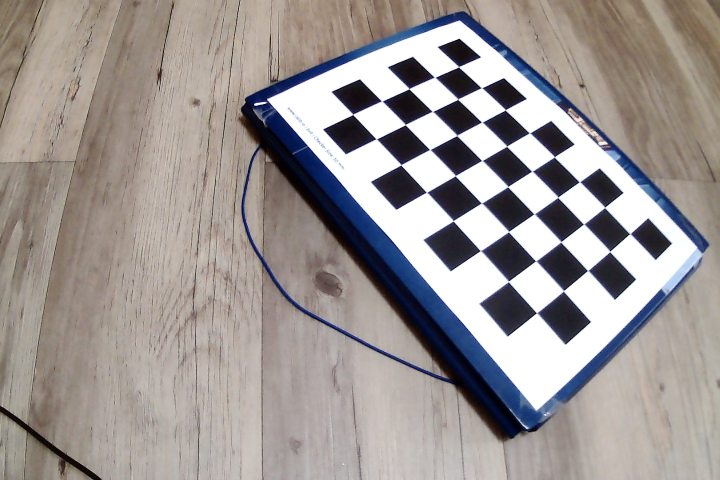
#> input picture lab_4/data/img01.jpg, 1440 x 960 px (shown at 1/2 size); its folder holds only this picture in this run
$ python find_chess.py   (older library calls are emulated)
#> lines starting #> are read from the running program, lines starting #| are printed output that depends on the picture; after the words box and inside, x2 and y2 are one past the last pixel; in counts of white or black regions, pixels touching at a corner belong together; long printed decimals are rounded
import cv2
import os
import numpy as np
import random
from scipy import stats
import matplotlib.pyplot as plt


def find_checkerboard_corners(img):
    found, corners = cv2.findChessboardCorners(img, (8,5))
    print(corners.shape)
    bl_w = cv2.cvtColor(img, cv2.COLOR_BGR2GRAY)

    corners = cv2.cornerSubPix(
        bl_w, corners,
        (11,11),
        (-1,-1),
        criteria = (cv2.TERM_CRITERIA_EPS + cv2.TERM_CRITERIA_MAX_ITER, 30, 0.001)
    )

    return found, corners

# [20 lines left out: function find_checkerboard, not called in this run]

def coordinates(point):
    return [int (i) for i in tuple(point.ravel())]

def draw(img, corners, imgpts):
    # WARNING: openCV uses BGR color space
    corner = coordinates(corners[0].ravel())
    img = cv2.line(img, corner, coordinates(imgpts[0]), (0,0,255), 5)
    img = cv2.line(img, corner, coordinates(imgpts[1]), (0,255,0), 5)
    img = cv2.line(img, corner, coordinates(imgpts[2]), (255,0,0), 5)
    return img

def calibrate_cameras(dirname='data', show=True):
#> called with dirname = 'data', show = True
    points = get_obj_points()

    images = []
    corners = []

    for fname in os.listdir(dirname):
        f = os.path.join(dirname, fname)

        img = cv2.imread(f)
#> img is the input picture: shape (960, 1440, 3); mean B, G, R 149.4, 151.2, 157.6
        images.append(img)

        size = (img.shape[1], img.shape[0])
#> size = (1440, 960)
        found, crnrs = find_checkerboard_corners(img)
#> in find_checkerboard_corners, `found, corners = cv2.findChessboardCorners(img, (8,5))`: found = True; corners = 40 rows, first 8: [917.4, 134.4], [962.2, 176.3], [1010.6, 220.8], [1058.3, 266.4], [1108.4, 315.2], [1157.9, 364.3], [1209.5, 416.4], [1261.7, 467.5]
#| (40, 1, 2)
#> in find_checkerboard_corners, `bl_w = cv2.cvtColor(img, cv2.COLOR_BGR2GRAY)`:
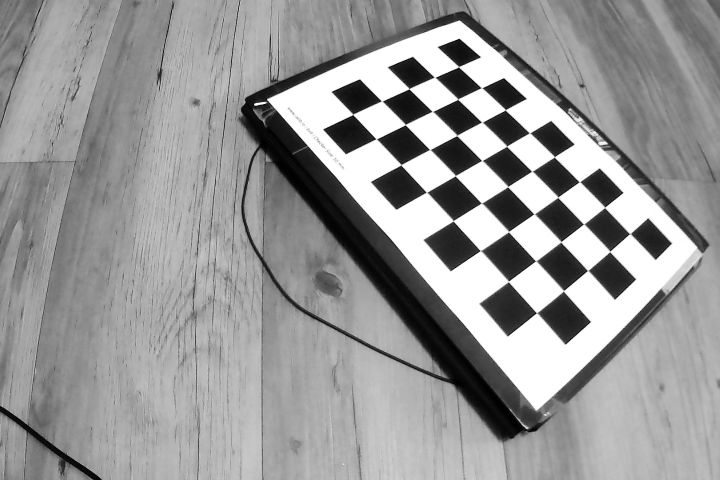
#> bl_w: shape (960, 1440) (shown at 1/2 size); min 0, max 255, mean 152.9
#> in find_checkerboard_corners, `corners = cv2.cornerSubPix( bl_w, corners, (11,11), (-1,-1), criteria ..`: corners = 40 rows, first 8: [917.6, 134.1], [963.6, 176.2], [1010.9, 220.3], [1059.5, 266.4], [1109, 314.2], [1159, 364], [1209.7, 415.3], [1260, 467.8]
#> found = True; crnrs has the same summary as corners in find_checkerboard_corners
        corners.append(crnrs)


    _, camera_matrix, dist_coeffs, rvecs, tvecs = cv2.calibrateCamera([points] * len(corners), corners, size, None, None)
#> camera_matrix = [[1089.1, 0, 656.7], [0, 1058.4, 515.2], [0, 0, 1]]; dist_coeffs = [[-0.193, -0.026, -0.0184, 0.000563, 0.0566]]; rvecs = ([-0.518, 0.13, 0.948],); tvecs = ([115.7, -172.1, 471],)
    print(camera_matrix)
#| [[1.08910473e+03 0.00000000e+00 6.56675699e+02]
#|  [0.00000000e+00 1.05842547e+03 5.15181701e+02]
#|  [0.00000000e+00 0.00000000e+00 1.00000000e+00]]
    print(type(camera_matrix))
#| <class 'numpy.ndarray'>
    print(dist_coeffs)
#| [[-0.1933  -0.02599 -0.01838  0.0005626  0.05656]]
    print(type(dist_coeffs))
#| <class 'numpy.ndarray'>
    print(images[0].shape)
#| (960, 1440, 3)

    alpha = 0 # TODO: try 0 and 1
    rect_camera_matrix = cv2.getOptimalNewCameraMatrix(camera_matrix, dist_coeffs, size, alpha)[0]
#> rect_camera_matrix = [[976, 0, 642.2], [0, 1013.7, 504.4], [0, 0, 1]]

    map1, map2 = cv2.initUndistortRectifyMap(camera_matrix, dist_coeffs, np.eye(3), rect_camera_matrix, size, cv2.CV_32FC1)
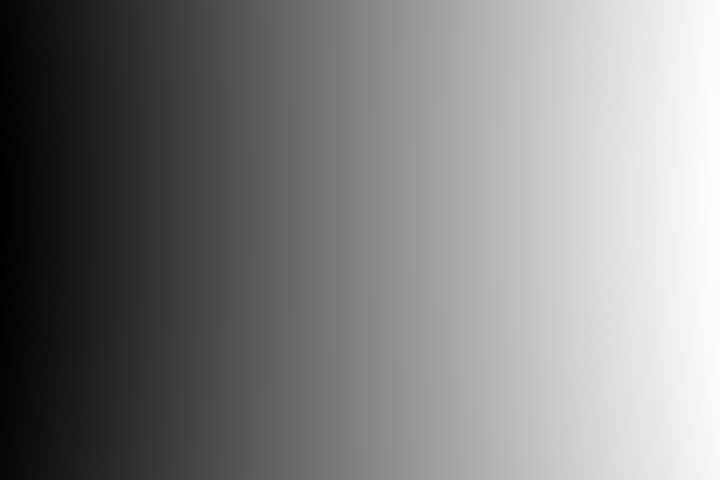
#> map1: shape (960, 1440) float32 (shown at 1/2 size); min -0.334, max 1439.1, mean 733.3; drawn with min black and max white
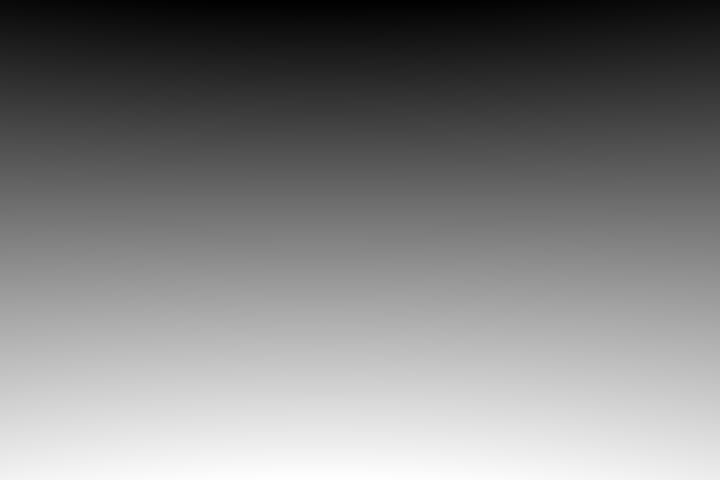
#> map2: shape (960, 1440) float32 (shown at 1/2 size); min -0.261, max 959.4, mean 483.2; drawn with min black and max white

    if show:
        for img, cor in zip(images, corners):
            _, rvec, tvec = cv2.solvePnP(points, cor, camera_matrix, dist_coeffs)
            axis_ends, _ = cv2.projectPoints(np.eye(3,dtype=float) * 100, rvec, tvec, camera_matrix, dist_coeffs)

            draw(img, cor, axis_ends)


            rect_img = cv2.remap(img, map1, map2, cv2.INTER_LINEAR)

            stacked = np.concatenate((img, rect_img), axis=1)

            # Using cv2.imshow() method
            # Displaying the image
            cv2.imshow(fname, stacked)

            # waits for user to press any key
            # (this is necessary to avoid Python kernel form crashing)
            cv2.waitKey(0)

            # closing all open windows
            cv2.destroyAllWindows()
#> this loop made 1 pass
#> (rvec, tvec, axis_ends, corner in draw) on pass 1: ([-0.518, 0.13, 0.948], [115.6, -172.1, 471], [[1075.9, 282.1], [745, 211.2], [858.1, 279.7]], [917, 134])
#> pass 1, in draw, `img = cv2.line(img, corner, coordinates(imgpts[0]), (0,0,255), 5)`:
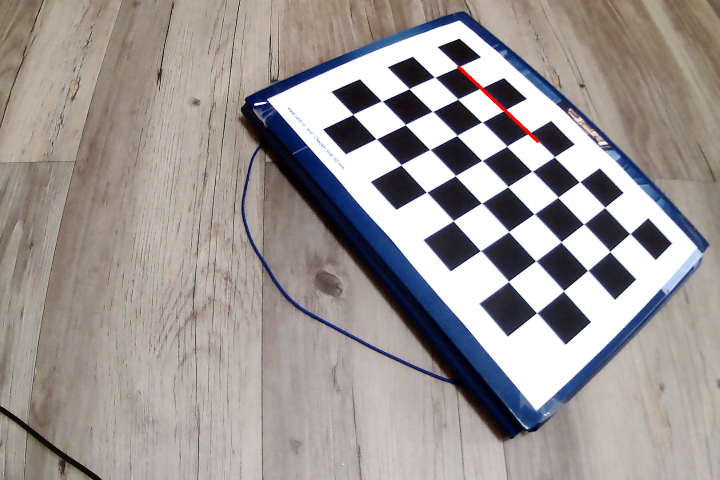
#> img: shape (960, 1440, 3) (shown at 1/2 size); 0.11% of pixels changed, all inside (x1, y1, x2, y2) = (914, 131, 1079, 286)
#> pass 1, in draw, `img = cv2.line(img, corner, coordinates(imgpts[1]), (0,255,0), 5)`:
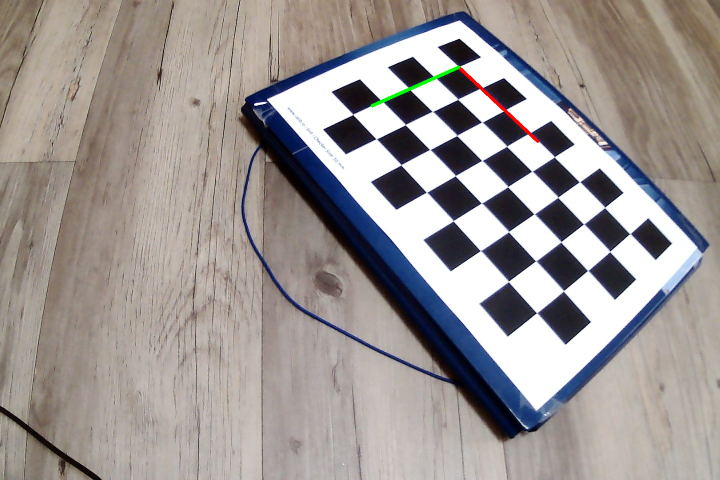
#> img: shape (960, 1440, 3) (shown at 1/2 size); 0.1% of pixels changed, all inside (x1, y1, x2, y2) = (741, 131, 921, 215)
#> pass 1, in draw, `img = cv2.line(img, corner, coordinates(imgpts[2]), (255,0,0), 5)`:
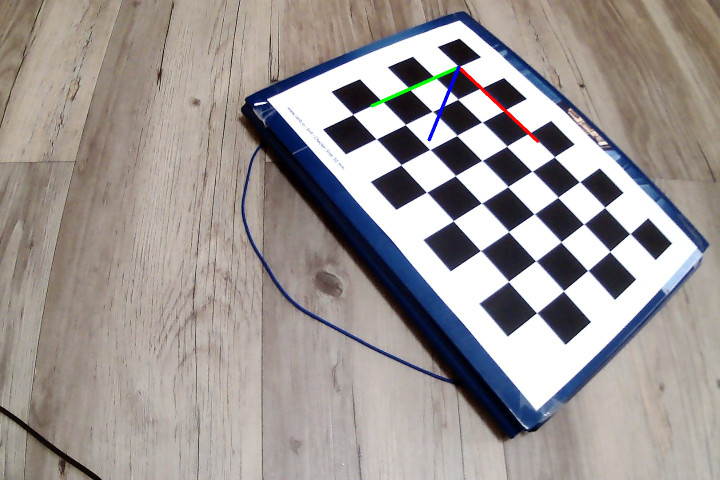
#> img: shape (960, 1440, 3) (shown at 1/2 size); 0.08% of pixels changed, all inside (x1, y1, x2, y2) = (855, 131, 921, 283)
#> pass 1, in calibrate_cameras, `rect_img = cv2.remap(img, map1, map2, cv2.INTER_LINEAR)`:
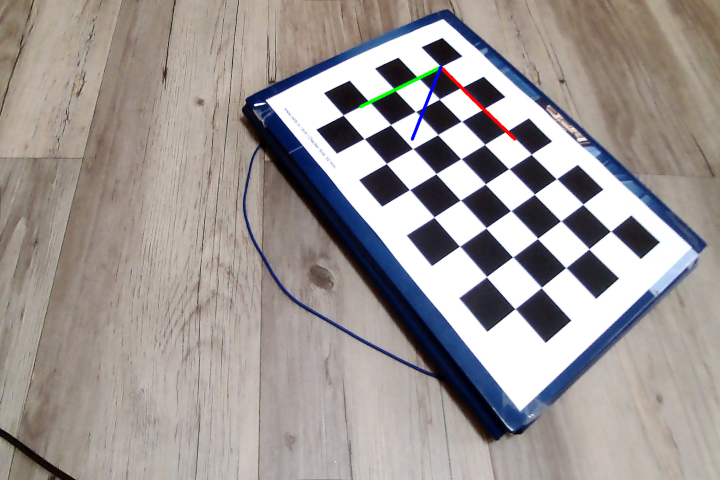
#> rect_img: shape (960, 1440, 3) (shown at 1/2 size); mean B, G, R 149.5, 151.6, 158.1

    return rect_camera_matrix, camera_matrix, dist_coeffs


def get_obj_points(width=30, num_x=9, num_y=6):
    xs = np.arange(0, 30 * (num_x - 1), 30, dtype=np.float32)
    ys = np.arange(0, 30 * (num_y - 1), 30, dtype=np.float32)
    zs = np.arange(0, 30 * 1, 30, dtype=np.float32)

    xx, yy, zz = np.meshgrid(xs, ys, zs, indexing='xy')

    s = np.stack([xx, yy, zz], axis=-1)

    # xx, yy, zz = np.meshgrid(xs, ys, zs, indexing='ij')
    # s = np.stack([yy, xx, zz], axis=-1)

    return s.reshape(-1,3)

# [43 lines left out: functions value, ransac, not called in this run]


if __name__ == '__main__' :
    # [20 lines of commented-out code are left out]
    calibrate_cameras()
    # ransac(10)

$ run again, on lab_4/data/img05.jpg
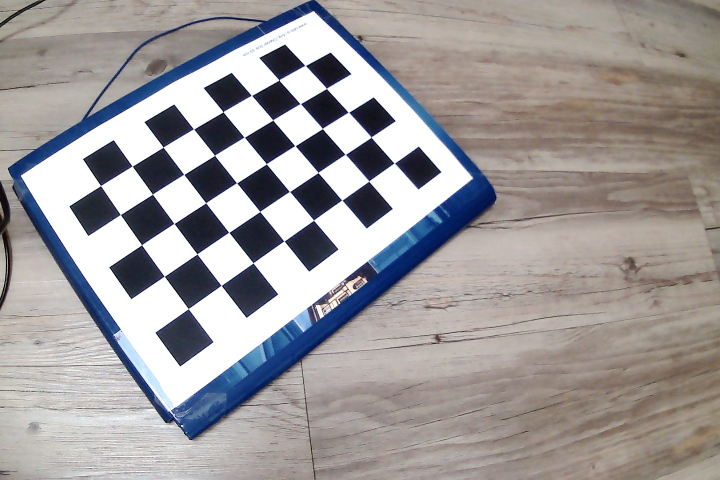
#> input picture lab_4/data/img05.jpg, 1440 x 960 px (shown at 1/2 size)
#> in calibrate_cameras, img is the input picture: shape (960, 1440, 3); mean B, G, R 155.3, 154.4, 158.3
#> in find_checkerboard_corners, `found, corners = cv2.findChessboardCorners(img, (8,5))`: found = True; corners = 40 rows, first 8: [788.3, 326.7], [737.7, 363], [684.2, 400.7], [627.4, 441], [568.8, 482.5], [506.5, 526.5], [442.7, 571.3], [377.1, 617.8]
#| (40, 1, 2)
#> in find_checkerboard_corners, `bl_w = cv2.cvtColor(img, cv2.COLOR_BGR2GRAY)`:
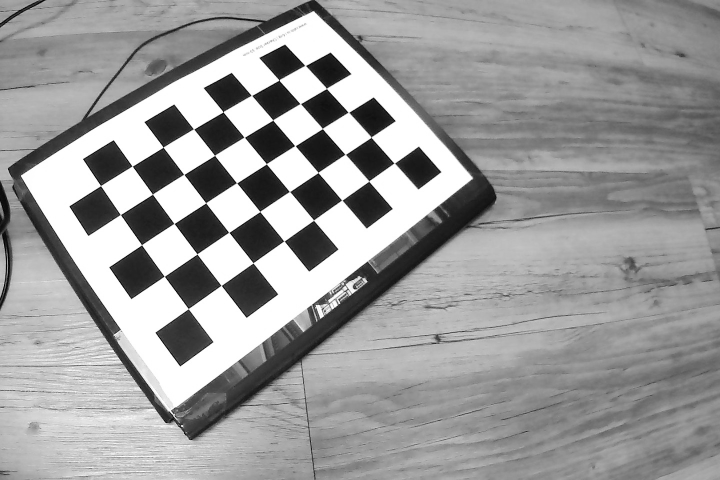
#> bl_w: shape (960, 1440) (shown at 1/2 size); min 0, max 255, mean 155.7
#> in find_checkerboard_corners, `corners = cv2.cornerSubPix( bl_w, corners, (11,11), (-1,-1), criteria ..`: corners = 40 rows, first 8: [788.9, 326.7], [738, 362.5], [684.2, 400.7], [627.6, 440.6], [568.5, 482.5], [506.6, 526.3], [442.7, 571.3], [377.1, 617.7]
#> in calibrate_cameras, `found, crnrs = find_checkerboard_corners(img)`: found = True; crnrs has the same summary as corners in find_checkerboard_corners
#> camera_matrix = [[1439, 0, 791.6], [0, 1545, 415.4], [0, 0, 1]]; dist_coeffs = [[-0.603, 0.993, -0.00233, -0.0403, -2.17]]; rvecs = ([-0.541, 0.539, 2.36],); tvecs = ([-1.01, -35.45, 615.3],)
#| [[1.43896372e+03 0.00000000e+00 7.91560431e+02]
#|  [0.00000000e+00 1.54498452e+03 4.15401570e+02]
#|  [0.00000000e+00 0.00000000e+00 1.00000000e+00]]
#| <class 'numpy.ndarray'>
#| [[-0.603  0.993 -0.002327 -0.04031 -2.166]]
#| <class 'numpy.ndarray'>
#| (960, 1440, 3)
#> rect_camera_matrix = [[1439, 0, 791.6], [0, 1545, 415.4], [0, 0, 1]]
#> the loop in calibrate_cameras, `for img, cor in zip(images, corners):` made 1 pass
#> (rvec, tvec, axis_ends, corner in draw) on pass 1: ([-0.541, 0.539, 2.36], [-1.01, -35.45, 615.3], [[608, 454.4], [638.9, 161.8], [740.1, 448.3]], [788, 326])
#> pass 1, in calibrate_cameras, `rect_img = cv2.remap(img, map1, map2, cv2.INTER_LINEAR)`:
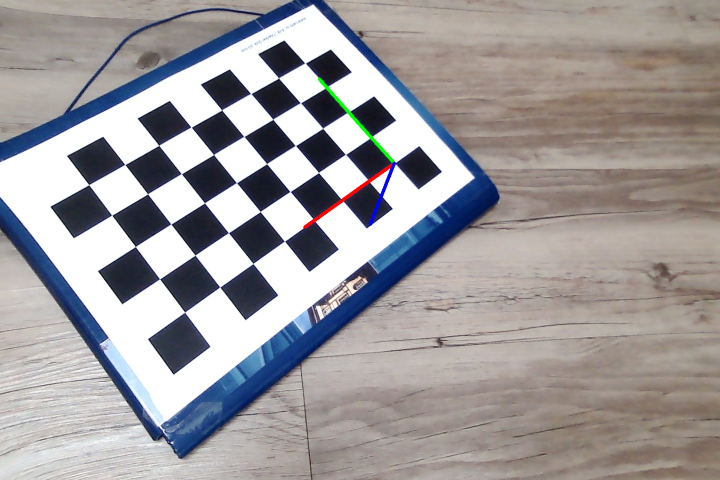
#> rect_img: shape (960, 1440, 3) (shown at 1/2 size); mean B, G, R 157.5, 155.6, 159.1

$ run again, on lab_4/data/img06.jpg
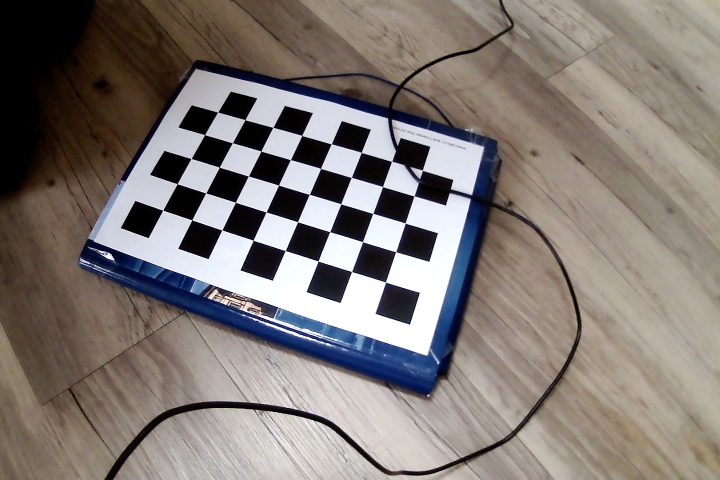
#> input picture lab_4/data/img06.jpg, 1440 x 960 px (shown at 1/2 size)
#> in calibrate_cameras, img is the input picture: shape (960, 1440, 3); mean B, G, R 117.4, 121.8, 129.3
#> in find_checkerboard_corners, `found, corners = cv2.findChessboardCorners(img, (8,5))`: found = True; corners = 40 rows, first 8: [771.3, 564.6], [703.5, 543.5], [636.5, 522.5], [571, 501.5], [506.5, 480.9], [444.3, 460.3], [384.2, 440.2], [326.3, 420.7]
#| (40, 1, 2)
#> in find_checkerboard_corners, `bl_w = cv2.cvtColor(img, cv2.COLOR_BGR2GRAY)`:
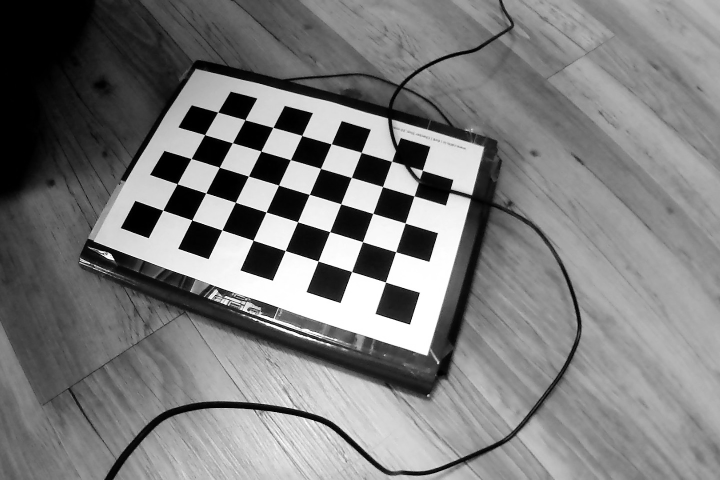
#> bl_w: shape (960, 1440) (shown at 1/2 size); min 0, max 255, mean 123.5
#> in find_checkerboard_corners, `corners = cv2.cornerSubPix( bl_w, corners, (11,11), (-1,-1), criteria ..`: corners = 40 rows, first 8: [771.2, 564.5], [703.7, 543.6], [636.5, 522.5], [571, 501.5], [506.6, 480.9], [444.3, 460.4], [384.1, 440.4], [326.2, 420.7]
#> in calibrate_cameras, `found, crnrs = find_checkerboard_corners(img)`: found = True; crnrs has the same summary as corners in find_checkerboard_corners
#> camera_matrix = [[1257, 0, 734.2], [0, 1304, 473.9], [0, 0, 1]]; dist_coeffs = [[-0.406, 0.779, -0.0204, -0.00771, -2.08]]; rvecs = ([-0.0594, -0.781, -2.72],); tvecs = ([15.74, 36.7, 525],)
#| [[1.25697614e+03 0.00000000e+00 7.34155918e+02]
#|  [0.00000000e+00 1.30397529e+03 4.73927509e+02]
#|  [0.00000000e+00 0.00000000e+00 1.00000000e+00]]
#| <class 'numpy.ndarray'>
#| [[-0.4061  0.779 -0.02039 -0.00771 -2.082]]
#| <class 'numpy.ndarray'>
#| (960, 1440, 3)
#> rect_camera_matrix = [[1257, 0, 734.2], [0, 1304, 473.9], [0, 0, 1]]
#> the loop in calibrate_cameras, `for img, cor in zip(images, corners):` made 1 pass
#> (rvec, tvec, axis_ends, corner in draw) on pass 1: ([-0.0594, -0.781, -2.72], [15.74, 36.7, 525], [[549.2, 494.5], [833.9, 374.8], [757, 660.9]], [771, 564])
#> pass 1, in calibrate_cameras, `rect_img = cv2.remap(img, map1, map2, cv2.INTER_LINEAR)`:
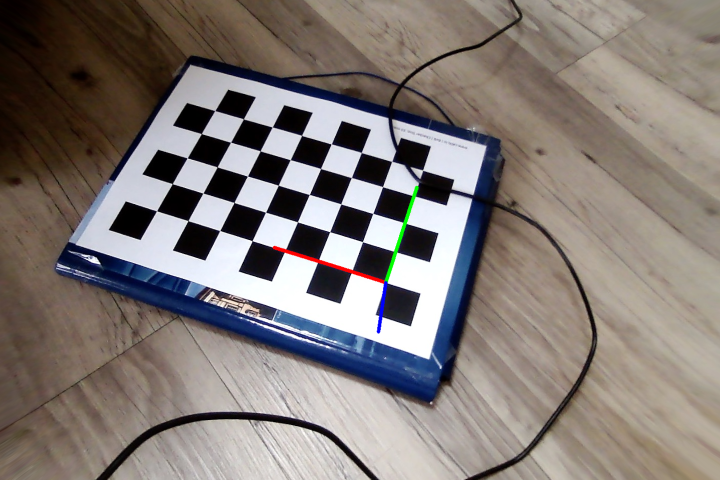
#> rect_img: shape (960, 1440, 3) (shown at 1/2 size); mean B, G, R 118.3, 122.3, 130.4

$ run again, on lab_4/data/img07.jpg
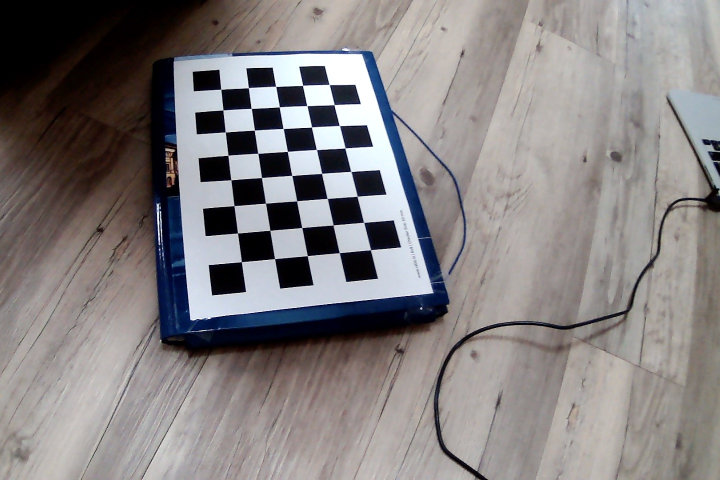
#> input picture lab_4/data/img07.jpg, 1440 x 960 px (shown at 1/2 size)
#> in calibrate_cameras, img is the input picture: shape (960, 1440, 3); mean B, G, R 129.2, 128.7, 133.1
#> in find_checkerboard_corners, `found, corners = cv2.findChessboardCorners(img, (8,5))`: found = True; corners = 40 rows, first 8: [483.3, 523.5], [475.5, 466.5], [468.4, 411.8], [462.3, 360.2], [456.6, 311], [451.2, 264.5], [446.5, 220.4], [441.7, 178.9]
#| (40, 1, 2)
#> in find_checkerboard_corners, `corners = cv2.cornerSubPix( bl_w, corners, (11,11), (-1,-1), criteria ..`: corners = 40 rows, first 8: [483.3, 523.8], [475.5, 466.6], [468.5, 411.7], [462.3, 360.2], [456.4, 310.9], [451.1, 264.6], [446.4, 220.4], [442, 179.1]
#> in calibrate_cameras, `found, crnrs = find_checkerboard_corners(img)`: found = True; crnrs has the same summary as corners in find_checkerboard_corners
#> camera_matrix = [[1333.2, 0, 754], [0, 1397.2, 479.1], [0, 0, 1]]; dist_coeffs = [[-0.23, -0.992, -0.00872, -0.00118, 4]]; rvecs = ([-0.271, -0.664, -1.68],); tvecs = ([-120.7, 19.39, 588.2],)
#| [[1.33322052e+03 0.00000000e+00 7.53953075e+02]
#|  [0.00000000e+00 1.39715710e+03 4.79123527e+02]
#|  [0.00000000e+00 0.00000000e+00 1.00000000e+00]]
#| <class 'numpy.ndarray'>
#| [[-2.29659333e-01 -9.92394701e-01 -8.72191720e-03 -1.17808104e-03
#|    4.00196949e+00]]
#| <class 'numpy.ndarray'>
#| (960, 1440, 3)
#> rect_camera_matrix = [[1356.3, 0, 738.5], [0, 1445.4, 472.5], [0, 0, 1]]
#> the loop in calibrate_cameras, `for img, cor in zip(images, corners):` made 1 pass
#> (rvec, tvec, axis_ends, corner in draw) on pass 1: ([-0.271, -0.664, -1.68], [-120.7, 19.39, 588.2], [[460.3, 343.2], [699.9, 503.8], [481.6, 633.8]], [483, 523])
#> pass 1, in calibrate_cameras, `rect_img = cv2.remap(img, map1, map2, cv2.INTER_LINEAR)`:
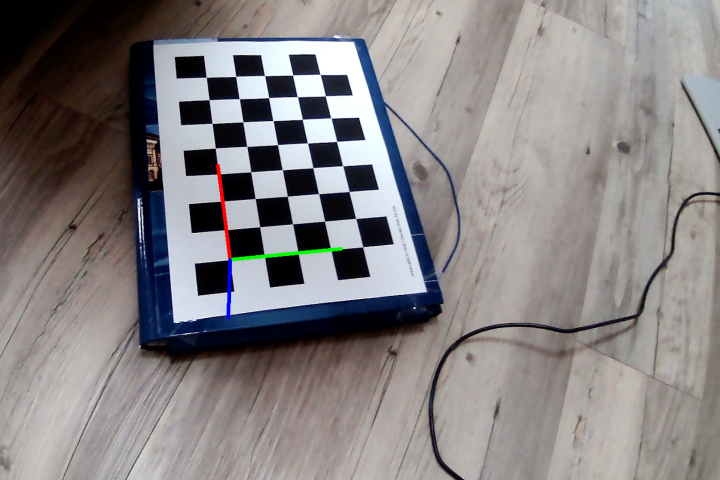
#> rect_img: shape (960, 1440, 3) (shown at 1/2 size); mean B, G, R 130.9, 130.1, 134.4
